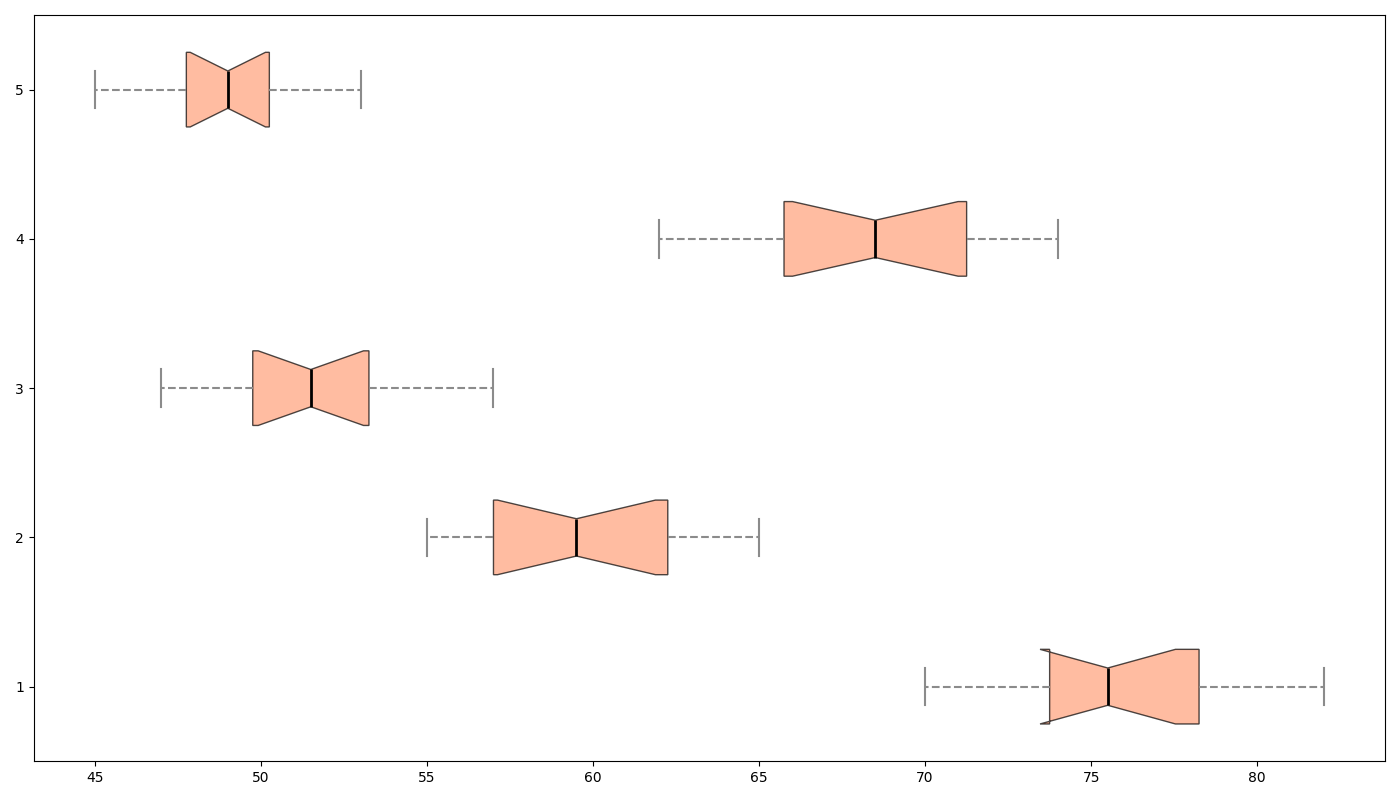

Generate this figure with Python:
import matplotlib.pyplot as plt
import numpy as np

locations = ['City Center', 'Residential Area', 'Park', 'Industrial Zone', 'Suburbs']

noise_data = [
    [74, 70, 75, 72, 78, 77, 73, 76, 79, 82, 74, 80],
    [62, 60, 58, 57, 59, 61, 55, 56, 63, 64, 65, 57],
    [50, 54, 48, 49, 53, 51, 47, 52, 55, 57, 52, 50],
    [65, 68, 70, 66, 67, 72, 69, 71, 73, 74, 62, 65],
    [45, 48, 52, 47, 49, 51, 46, 50, 53, 50, 49, 48],
]

fig, ax = plt.subplots(figsize=(14, 8))
box = ax.boxplot(noise_data, vert=False, patch_artist=True, notch=True, whis=1.5)

single_color = '#FFA07A'
for patch in box['boxes']:
    patch.set_facecolor(single_color)
    patch.set_alpha(0.7)

for whisker in box['whiskers']:
    whisker.set(color='#8B8B8B', linewidth=1.5, linestyle='--')
for cap in box['caps']:
    cap.set(color='#8B8B8B', linewidth=1.5)
for median in box['medians']:
    median.set(color='black', linewidth=2)

plt.tight_layout()
plt.show()
